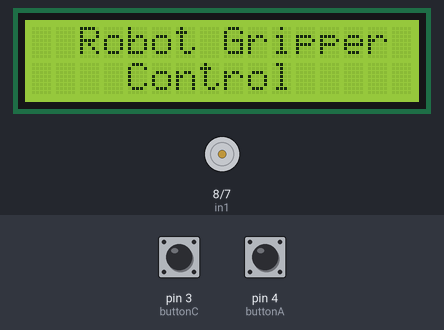
Recording of a sketch running on a simulated Arduino Uno, built with avr-gcc and run on an emulated ATmega328P. Parts: 16×2 character LCD, motor-driver pin pairs drawn as motors (green arrow = first pin HIGH = forward, orange = second pin HIGH = backward, longer = more drive, scaled by the enable pin). Inputs (shaded band) come from the test bench; at power-on: pin 3 (buttonC) HIGH, pin 4 (buttonA) HIGH.

Above: at 3.2 s.
3.3 s: pin 3 (buttonC) pulled LOW for 0.9 s
At 4.0 s:
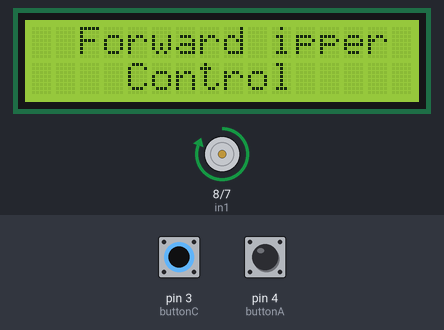
5.7 s: pin 4 (buttonA) pulled LOW for 0.9 s
At 6.9 s:
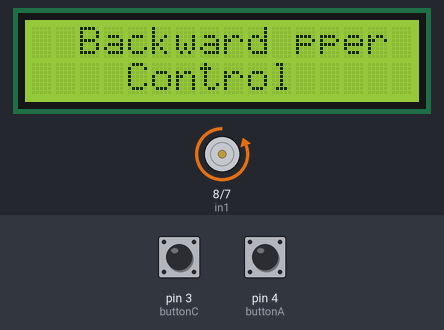
8.6 s: pin 4 (buttonA) pulled LOW for 3.2 s
At 12.9 s:
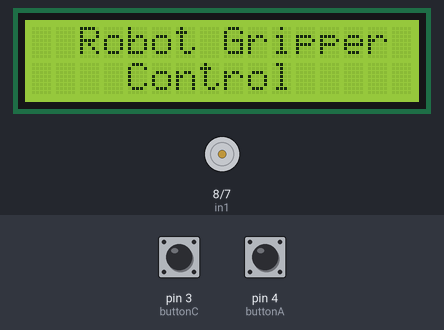
13.6 s: pin 3 (buttonC) pulled LOW for 3.2 s
At 15.3 s:
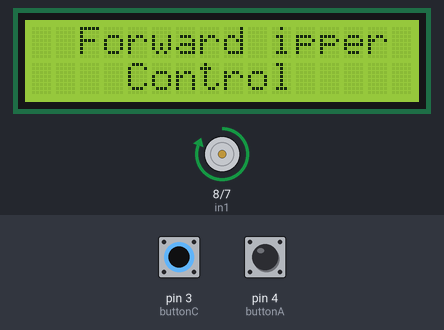
Timing chart, 0 to 18.6 s (numbered marks = the images above; inputs shaded):
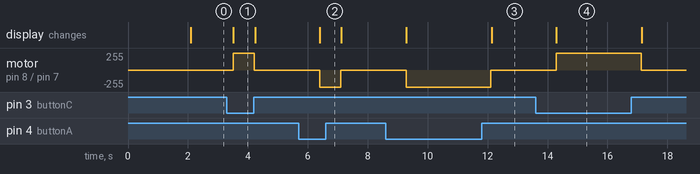

Measured:
- after the input at 3.3 s, motor on pin 8 (in1) / pin 7 (in2): stopped → forward 255/255 after 0.22 s, → stopped 0.70 s later; the display: changes after 0.22 s (image 1)
- after the input at 5.7 s, motor on pin 8 (in1) / pin 7 (in2): stopped → backward 255/255 after 0.70 s, → stopped 0.70 s later; the display: changes after 0.70 s (image 2)
- after the input at 8.6 s, motor on pin 8 (in1) / pin 7 (in2): stopped → backward 255/255 after 0.68 s, → stopped 2.8 s later; the display: first changes after 0.68 s (image 3 shows a later state)
- after the input at 13.6 s, motor on pin 8 (in1) / pin 7 (in2): stopped → forward 255/255 after 0.69 s, → stopped 2.8 s later; the display: changes after 0.69 s (image 4)

The sketch:

Code.ino
```cpp
#include <LiquidCrystal_I2C.h>
LiquidCrystal_I2C lcd(0x27, 16, 2);
int enA = 9;
int in1 = 8;
int in2 = 7;

int buttonC = 3;
int buttonA = 4;

bool buttonCState = false;
bool buttonAState = false;

int motorSpeed = 255;

void setup() {

  lcd.init();
  lcd.backlight();
  delay(2000);

  pinMode(enA, OUTPUT);
  pinMode(in1, OUTPUT);
  pinMode(in2, OUTPUT);

  pinMode(buttonC, INPUT_PULLUP);
  pinMode(buttonA, INPUT_PULLUP);

  digitalWrite(in1, LOW);
  digitalWrite(in2, LOW);
}

void loop() {

  buttonCState = digitalRead(buttonC);
  buttonAState = digitalRead(buttonA);

  if (buttonCState == LOW) {
    lcd.setCursor(0, 0);
    lcd.print("  Forward ");
    digitalWrite(in1, HIGH);
    digitalWrite(in2, LOW);
    analogWrite(enA, motorSpeed);
  } else if (buttonAState == LOW) {
    lcd.setCursor(0, 0);
    lcd.print("  Backward ");
    digitalWrite(in1, LOW);
    digitalWrite(in2, HIGH);
    analogWrite(enA, motorSpeed);
  } else {
    digitalWrite(in1, LOW);
    digitalWrite(in2, LOW);
    analogWrite(enA, 0);
    lcd.setCursor(0, 0);
    lcd.print("  Robot Gripper ");
    lcd.setCursor(4, 1);
    lcd.print("Control");
  }
  delay(700);
}
```
